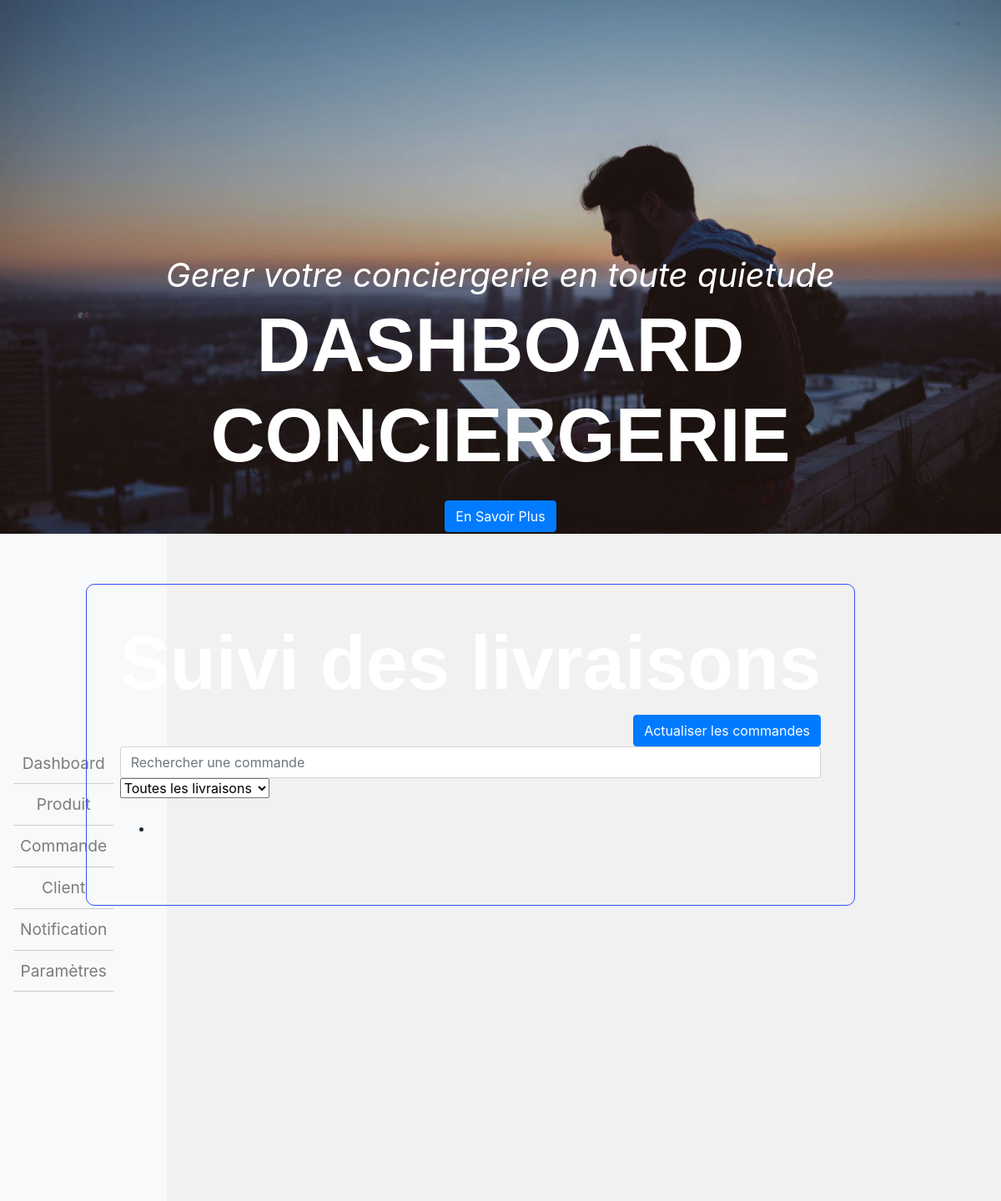
The page /Commande.php on the database as committed earlier.
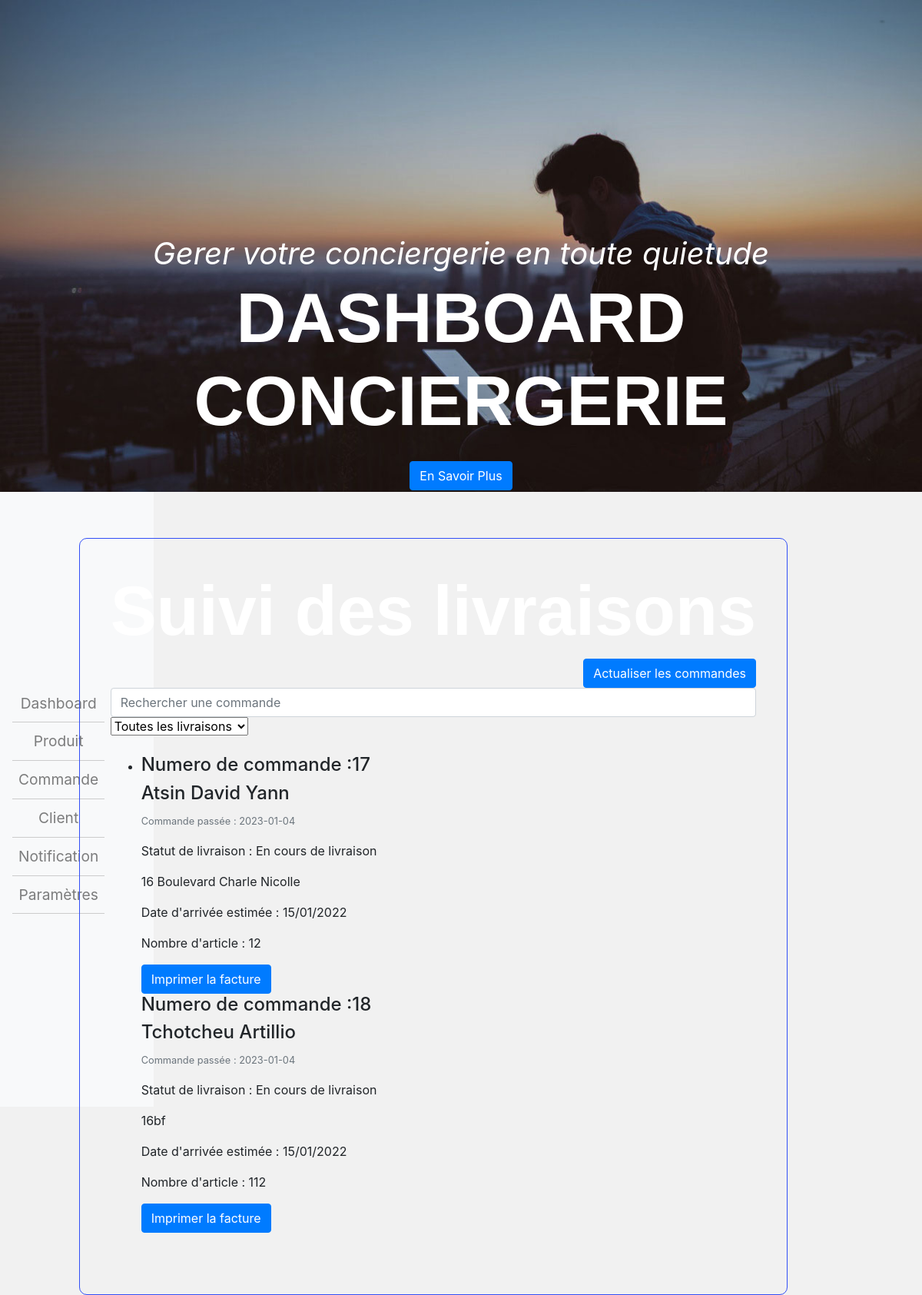
The same page on the database as committed later.
### tables this page shows
CREATE TABLE `commande` (
  `id_order` int(11) NOT NULL,
  `date_order` date NOT NULL,
  `quantite` int(11) NOT NULL
);

CREATE TABLE `client` (
  `id_client` int(11) NOT NULL,
  `nom` varchar(20) NOT NULL,
  `prenom` varchar(20) NOT NULL,
  `addresse` varchar(50) NOT NULL,
  `mail` varchar(30) NOT NULL,
  `telephone` int(10) NOT NULL,
  `password` varchar(15) NOT NULL
);

### Commande.php (the view, shortened to what this page needs)
<!DOCTYPE html>
<html lang="en">
  <head>
    <link
      rel="stylesheet"
      href="https://stackpath.bootstrapcdn.com/bootstrap/4.3.1/css/bootstrap.min.css"
    />
    <link
      rel="stylesheet"
      href="https://use.fontawesome.com/releases/v5.7.2/css/all.css"
    />
    <link rel="stylesheet" href="style.css" />
  </head>
  <body>
    <?php
    $host = "127.0.0.1";
    $username = "root";
    $password = "";
    $dbname = "conciergerie";
    $conn = mysqli_connect($host, $username, $password, $dbname);
    $sql = "SELECT * FROM commande JOIN client where commande.id_order =client.id_client";
    $result = mysqli_query($conn, $sql);
    $data = mysqli_fetch_all($result,MYSQLI_ASSOC);
    ?>
    <header class="text-center" id="top">
      <div class="text-intro">
        <div class="preTxt text-white font-italic">
          Gerer votre conciergerie en toute quietude
        </div>
        <h1>DASHBOARD CONCIERGERIE</h1>
        <a href="#" class="btn btn-primary mt-3">En Savoir Plus</a>
      </div>
    </header>
    <nav class="navbar navbar-expand-lg navbar-light bg-light">
      <div class="collapse navbar-collapse" id="navbarNav">
        <ul class="navbar-nav">
          <li class="nav-item">
            <a class="nav-link" href="index.php">Dashboard</a>
          </li>
          <li class="nav-item">
            <a class="nav-link" href="gestionProduit.php">Produit</a>
          </li>
          <li class="nav-item">
            <a class="nav-link" href="Commande.php">Commande</a>
          </li>
          <li class="nav-item">
            <a class="nav-link" href="gestionClient.php">Client</a>
          </li>
          <li class="nav-item">
            <a class="nav-link" href="notification.php">Notification</a>
          </li>
          <li class="nav-item">
            <a class="nav-link" href="parametres.php">Paramètres</a>
        </li>
        </ul>
      </div>
    </nav>
    <div class="formAP">
      <h1 class="text-center">Suivi des livraisons</h1>
      <div class="row">
        <div class="col-md-12">
          <button
            class="btn btn-primary float-right"
            data-toggle="modal"
            data-target="#addClientModal"
          >
            Actualiser les commandes
          </button>
        </div>
      </div>
      <div class="row">
        <div class="col-md-12">
          <input
            type="text"
            class="form-control"
            id="searchBar"
            placeholder="Rechercher une commande"
          />
        </div>
      </div>
      <div class="row">
        <div class="col-md-12">
          <select id="filter">
            <option>Toutes les livraisons</option>
          </select>
        </div>
      </div>
      <div class="row">
        <div class="col-md-12  my-4 ">
          <ul class="timeline">
            <li>
              <?php  foreach ($data as $row):?>
                <div class="timeline-panel">
                <div class="timeline-heading">
                  <h4>Numero de commande :<?php echo $row["id_order"] ?> </h4>
                  <h4 class="timeline-title"><?php echo  $row["nom"]. " " .$row['prenom'] ?></h4>
                  <p>
                    <small class="text-muted">
                      <i class="glyphicon glyphicon-time"></i> Commande passée :
                      <?php echo $row["date_order"] ?>
                    </small>
                  </p>
                </div>
                <div class="timeline-body">
                  <p>Statut de livraison : En cours de livraison</p>
                  <p><?php echo $row["addresse"] ?> </p>
                  <p>Date d'arrivée estimée : 15/01/2022</p>
                  <p>Nombre d'article : <?php echo $row["quantite"] ?></p>
                  <button class="btn btn-primary print-button" onclick="printInvoice()">Imprimer la facture</button>
                </div>
              </div>
              <?php endforeach; ?>
            </li>
          </ul>
        </div>
      </div>
    </div>
  </body>
</html>

### style.css (style rules this page uses)
body { margin: 0; padding: 0; height: 100vh; background: #f1f1f1; }
.navbar { width: 200px; height: 100vh; }
.navbar .navbar-nav { flex-direction: column; }
.navbar .nav-link { text-align: center; border-bottom: 1px solid #ccc; padding: 10px; font-size: 1.2em; }
header { background: url('img/headerImg.jpg'); background-size: cover; height: 80vh; }
.formAP { padding: 40px; position: absolute; top: 700px; right: 175px; border-radius: 10px; border: 1px solid rgb(50, 79, 246); }
.text-intro { padding-top: 300px; padding-bottom: 200px; }
.preTxt { font-size: 40px; }
h1 { font-size: 90px; color: #fff; font-family: sans-serif; font-weight: 700; }

Rows that differ between the two databases and show on the page:
added commande: id_order "17", id_order.nom "Atsin", id_order.prenom "David Yann", date_order "2023-01-04", id_order.addresse "16 Boulevard Charle Nicolle", quantite "12"
added commande: id_order "18", id_order.nom "Tchotcheu", id_order.prenom "Artillio", date_order "2023-01-04", id_order.addresse "16bf", quantite "112"
